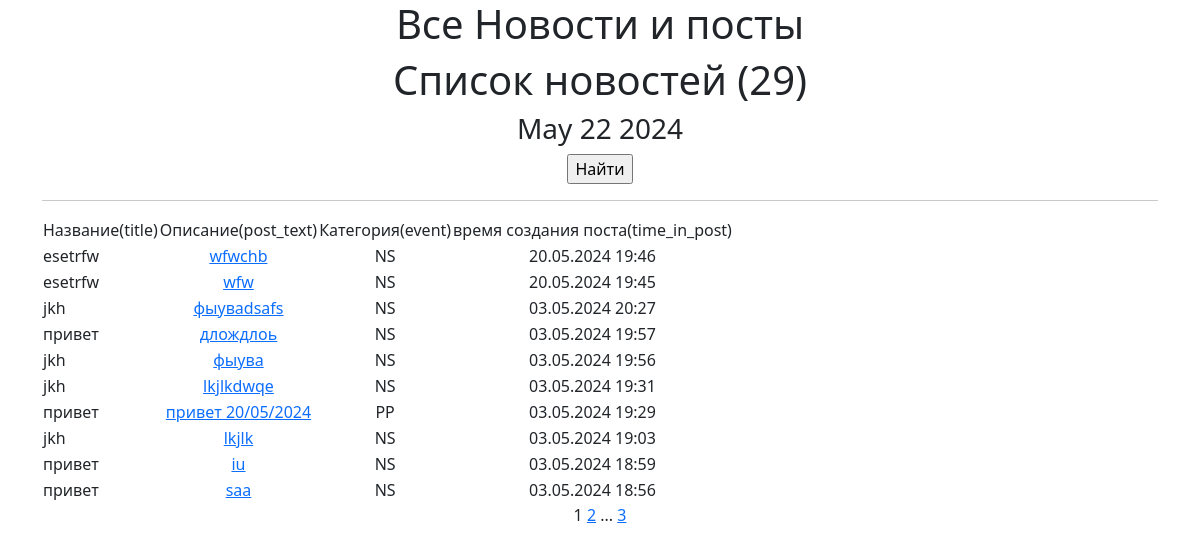
Page /Posts/ on the committed database.
### news/models.py (models this page shows, shortened)
class Post(models.Model):
    news = "NS"
    papers = "PP"
    event_choose = [(news, "Новость"), (papers, "Статья")]
    post_author = models.ForeignKey(Author, on_delete=models.CASCADE)
    categories = models.ManyToManyField(Category, through=PostCategory)
    time_in_post = models.DateTimeField(auto_now_add=True)
    event = models.CharField(choices=event_choose, max_length=2)
    title = models.CharField(max_length=199)
    post_text = models.TextField()
    post_rating = models.IntegerField(default=0)

### news/views.py (the view)
# urls.py: path('', PostsList.as_view()),
class PostsList(ListView):
    model = Post
    ordering = '-time_in_post'
    template_name = 'posts.html'
    context_object_name = 'posts'
    paginate_by = 10  # вот так мы можем указать количество записей на странице
    def get_context_data(self, **kwargs):#get_context_data, позволяет нам получить дополнительные данные, которые будут переданы в шаблон.
        context = super().get_context_data(**kwargs)
        context['news_count'] = self.get_queryset().count()###добавил показывает количество новостей
        context['time_now'] = datetime.utcnow()
        return context

### news/templatetags/custom_filters.py (called while the page is built)
@register.filter(name='censor')
def censor(value):
    for sw in stop_words:
        value = value.lower().replace(sw.lower(), '...')
    return value

@register.filter(name='preview')
def preview(value):
    if len(value) > 50:
        return value[:51] + '...'
    else:
        return value

### templates/posts.html (shortened to what this page needs)
{% extends 'flatpages/default.html' %}
{% load custom_filters %}!
{% block content %}
   <h1>Все Новости и посты</h1>
    <h1>Список новостей ({{ news_count }})</h1>
   <h3>{{ time_now|date:'M d Y' }}</h3>
   <form action="" method="get">
       <input type="submit" value="Найти" />
   </form>
   <hr>
    {% if posts %}
       <table>
           <tr>
               <td>
                   Название(title)
               </td>
               <td>
                   Описание(post_text)
               </td>
               <td>
                   Категория(event)
               </td>
               <td>
                   время создания поста(time_in_post)
               </td>
           </tr>
           {% for post in posts %}
           <tr>
              <td align="left">{{ post.title|censor|preview }}</td>
               <td><a href="{% url 'posts_detail' post.pk %}">{{ post.post_text }}</a></td>
               <td>{{ post.event }}</td>
               <td>{{ post.time_in_post|date:'d.m.Y H:i' }}</td>
           </tr>
           {% endfor %}
       </table>
   {% else %}
       <h2>новостей нет!</h2>
   {% endif %}
   {{ page_obj.number }}
   {% if page_obj.has_next %}
       <a href="?page={{ page_obj.next_page_number }}">{{ page_obj.next_page_number }}</a>
       {% if paginator.num_pages != page_obj.next_page_number %}
           ...
           <a href="?page={{ page_obj.paginator.num_pages }}">{{ page_obj.paginator.num_pages }}</a>
       {% endif %}
   {% endif %}
{% endblock content %}

### rows in the picture
Post: title|censor "esetrfw", post_text "wfwchb", event "NS", time_in_post "20.05.2024 19:46"
Post: title|censor "esetrfw", post_text "wfw", event "NS", time_in_post "20.05.2024 19:45"
Post: title|censor "jkh", post_text "фыуваdsafs", event "NS", time_in_post "03.05.2024 20:27"
Post: title|censor "привет", post_text "длождлоь", event "NS", time_in_post "03.05.2024 19:57"
Post: title|censor "jkh", post_text "фыува", event "NS", time_in_post "03.05.2024 19:56"
Post: title|censor "jkh", post_text "lkjlkdwqe", event "NS", time_in_post "03.05.2024 19:31"
Post: title|censor "привет", post_text "привет 20/05/2024", event "PP", time_in_post "03.05.2024 19:29"
Post: title|censor "jkh", post_text "lkjlk", event "NS", time_in_post "03.05.2024 19:03"
Post: title|censor "привет", post_text "iu", event "NS", time_in_post "03.05.2024 18:59"
Post: title|censor "привет", post_text "saa", event "NS", time_in_post "03.05.2024 18:56"

### other values in the picture
{{ news_count }} "29"
{{ time_now|date:'M d Y' }} "May 22 2024"
{{ page_obj.number }} "1"
{{ page_obj.next_page_number }} "2"
{{ page_obj.paginator.num_pages }} "3"
